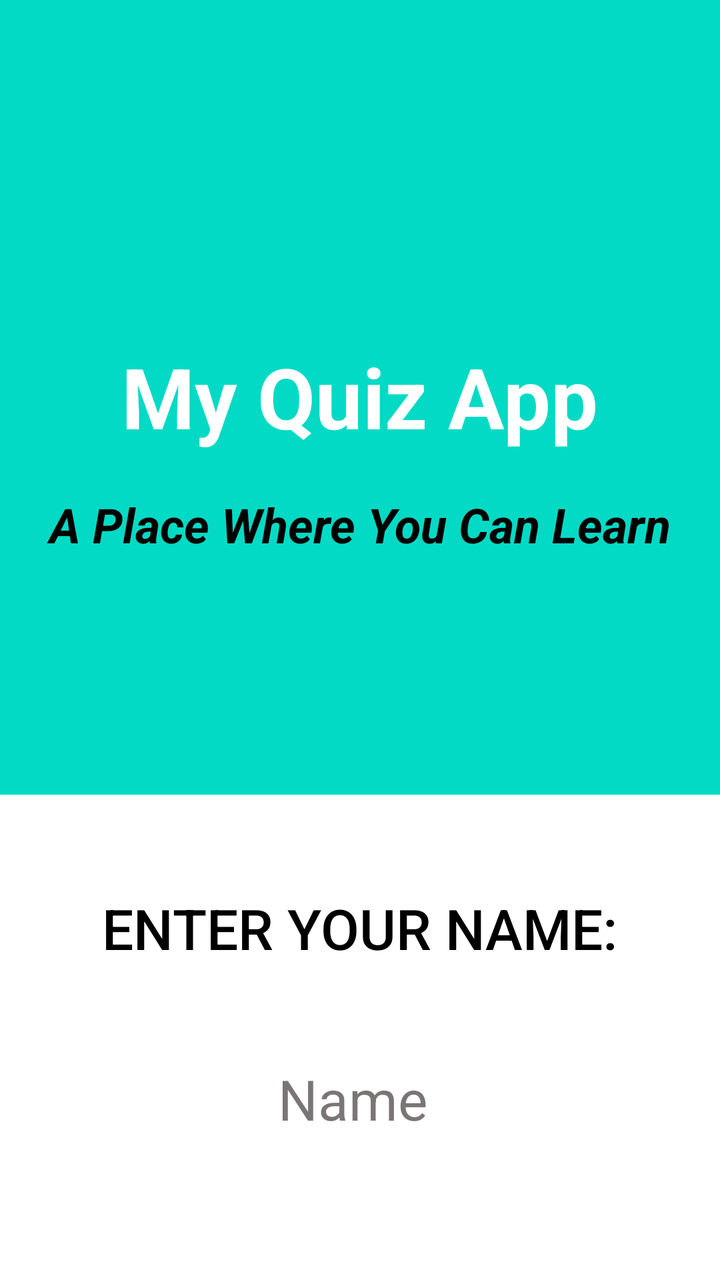
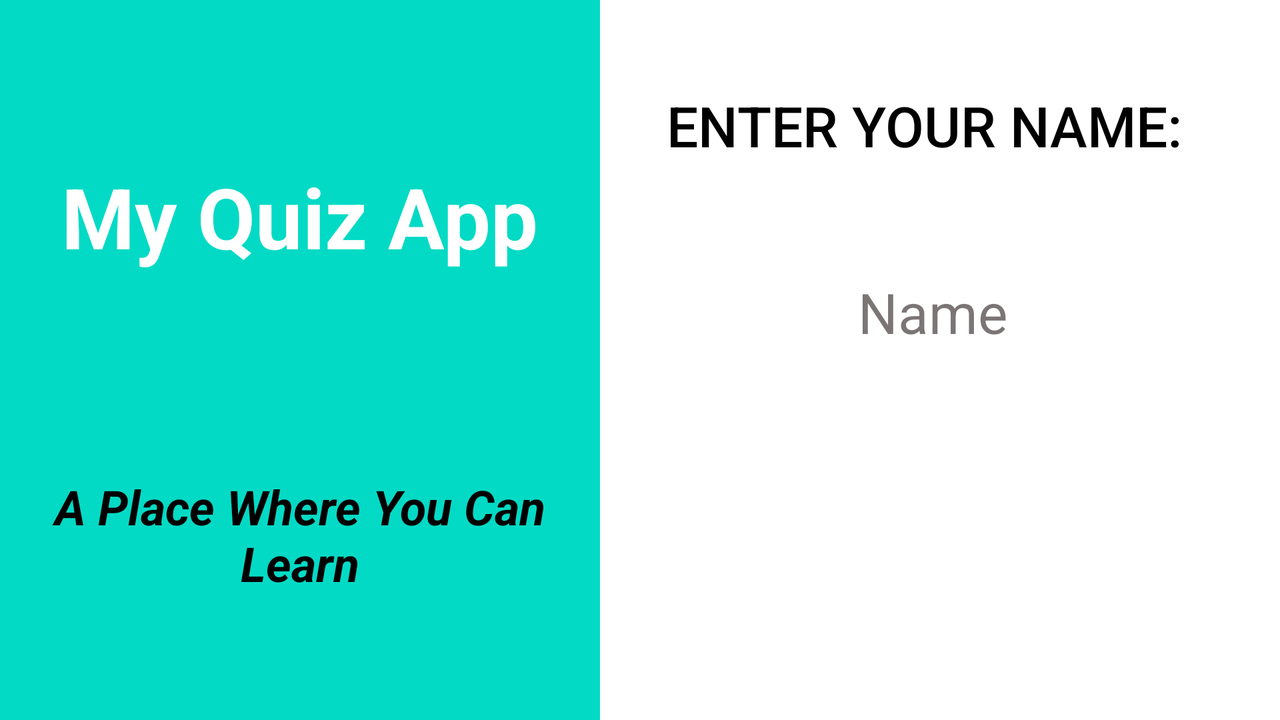

The same Android screen from two of the app's own layout files: first res/layout/ as a phone draws it, then the repository's variant for another configuration, drawn on a device whose configuration selects that folder. Both files follow.
<!-- AndroidManifest.xml: application theme Theme.AppDevTask1 -->
<!-- res/layout/activity_main.xml -->
<?xml version="1.0" encoding="utf-8"?>
<androidx.constraintlayout.widget.ConstraintLayout xmlns:android="http://schemas.android.com/apk/res/android"
    xmlns:app="http://schemas.android.com/apk/res-auto"
    xmlns:tools="http://schemas.android.com/tools"
    android:layout_width="match_parent"
    android:layout_height="match_parent"
    tools:context=".MainActivity">

    <FrameLayout
        android:id="@+id/frameLayout2"
        android:layout_width="0dp"
        android:layout_height="0dp"
        android:background="#03DAC5"
        app:layout_constraintBottom_toTopOf="@+id/textView"
        app:layout_constraintEnd_toEndOf="parent"
        app:layout_constraintStart_toStartOf="parent"
        app:layout_constraintTop_toTopOf="parent">

        <TextView
            android:id="@+id/textView2"
            android:layout_width="wrap_content"
            android:layout_height="wrap_content"
            android:layout_gravity="center_horizontal"
            android:layout_marginTop="170dp"
            android:text="My Quiz App"
            android:textColor="@android:color/white"
            android:textSize="42dp"
            android:textStyle="bold" />

        <TextView
            android:id="@+id/textView4"
            android:layout_width="match_parent"
            android:layout_height="wrap_content"
            android:layout_marginTop="230dp"
            android:gravity="center"
            android:padding="16dp"
            android:text="A Place Where You Can Learn"
            android:textColor="#000000"
            android:textSize="24sp"
            android:textStyle="bold|italic" />

    </FrameLayout>

    <Button
        android:id="@+id/startBtn"
        style="@style/Widget.AppCompat.Button"
        android:layout_width="wrap_content"
        android:layout_height="wrap_content"
        android:layout_marginBottom="64dp"
        android:background="@drawable/rounded_corners"
        android:shadowColor="#018786"
        android:text="NEXT"
        android:textAppearance="@style/TextAppearance.AppCompat.Display1"
        android:textColor="#000000"
        android:visibility="gone"
        app:backgroundTint="#5AEDBE"
        app:layout_constraintBottom_toBottomOf="parent"
        app:layout_constraintEnd_toEndOf="parent"
        app:layout_constraintStart_toStartOf="parent" />

    <TextView
        android:id="@+id/textView"
        android:layout_width="wrap_content"
        android:layout_height="wrap_content"
        android:layout_marginTop="32dp"
        android:layout_marginBottom="16dp"
        android:background="@drawable/round_cor_text"
        android:paddingLeft="32dp"
        android:paddingTop="16dp"
        android:paddingRight="32dp"
        android:paddingBottom="16dp"
        android:shadowColor="#018786"
        android:text="ENTER YOUR NAME:"
        android:textAppearance="@style/TextAppearance.AppCompat.Body2"
        android:textColor="#FF000000"
        android:textSize="28dp"
        app:layout_constraintBottom_toTopOf="@+id/editTextTextPersonName"
        app:layout_constraintEnd_toEndOf="parent"
        app:layout_constraintStart_toStartOf="parent"
        app:layout_constraintTop_toBottomOf="@+id/frameLayout2" />

    <EditText
        android:id="@+id/editTextTextPersonName"
        android:layout_width="0dp"
        android:layout_height="wrap_content"
        android:layout_marginTop="8dp"
        android:layout_marginBottom="64dp"
        android:background="#FFFFFF"
        android:ems="10"
        android:gravity="center"
        android:hint="Name "
        android:inputType="textPersonName"
        android:paddingLeft="16dp"
        android:paddingTop="8dp"
        android:paddingRight="16dp"
        android:paddingBottom="8dp"
        android:shadowColor="#FF000000"
        android:textAllCaps="true"
        android:textAppearance="@style/TextAppearance.AppCompat.Body1"
        android:textColor="#FF000000"
        android:textColorHint="#8B0C0101"
        android:textSize="28sp"
        android:visibility="visible"
        app:layout_constraintBottom_toTopOf="@+id/startBtn"
        app:layout_constraintEnd_toEndOf="parent"
        app:layout_constraintHorizontal_bias="0.497"
        app:layout_constraintStart_toStartOf="parent"
        app:layout_constraintTop_toBottomOf="@+id/textView" />


</androidx.constraintlayout.widget.ConstraintLayout>
<!-- resources referenced by this layout -->
<resources>
  <!-- drawable round_cor_text (drawable) -->
  <?xml version="1.0" encoding="utf-8"?>
  <shape android:shape="rectangle" xmlns:android="http://schemas.android.com/apk/res/android">
      <corners android:radius="200dp" />
      <solid android:color="#FFFFFF"/>
  </shape>
  <!-- drawable rounded_corners (drawable) -->
  <?xml version="1.0" encoding="utf-8"?>
  <shape android:shape="rectangle" xmlns:android="http://schemas.android.com/apk/res/android">
      <corners android:radius="400dp" />
      <solid android:color="#5AEDBE"/>
  </shape>
  <style name="Theme.AppDevTask1" parent="Theme.MaterialComponents.DayNight.NoActionBar">
          
          <item name="colorPrimary">@color/purple_500</item>
          <item name="colorPrimaryVariant">@color/purple_700</item>
          <item name="colorOnPrimary">@color/white</item>
          
          <item name="colorSecondary">@color/teal_200</item>
          <item name="colorSecondaryVariant">@color/teal_700</item>
          <item name="colorOnSecondary">@color/black</item>
          
          <item name="android:statusBarColor" tools:targetApi="l">?attr/colorSecondary</item>
          
      </style>
</resources>
<!-- res/layout-land/activity_main.xml (the repository's variant of the layout above) -->
<!-- drawn on the phone turned sideways -->
<?xml version="1.0" encoding="utf-8"?>
<androidx.constraintlayout.widget.ConstraintLayout xmlns:android="http://schemas.android.com/apk/res/android"
    xmlns:app="http://schemas.android.com/apk/res-auto"
    xmlns:tools="http://schemas.android.com/tools"
    android:layout_width="match_parent"
    android:layout_height="match_parent"
    tools:context=".MainActivity">

    <FrameLayout
        android:id="@+id/frameLayout2"
        android:layout_width="300dp"
        android:layout_height="0dp"
        android:background="#03DAC5"
        app:layout_constraintStart_toStartOf="parent"
        app:layout_constraintTop_toTopOf="parent">

        <TextView
            android:id="@+id/textView2"
            android:layout_width="wrap_content"
            android:layout_height="wrap_content"
            android:layout_gravity="center_horizontal"
            android:layout_marginTop="80dp"
            android:text="My Quiz App"
            android:textColor="@android:color/white"
            android:textSize="42dp"
            android:textStyle="bold" />

        <TextView
            android:id="@+id/textView4"
            android:layout_width="match_parent"
            android:layout_height="235dp"
            android:layout_marginTop="150dp"
            android:gravity="center"
            android:padding="16dp"
            android:text="A Place Where You Can Learn"
            android:textColor="#000000"
            android:textSize="24sp"
            android:textStyle="bold|italic" />

    </FrameLayout>

    <Button
        android:id="@+id/startBtn"
        style="@style/Widget.AppCompat.Button"
        android:layout_width="wrap_content"
        android:layout_height="wrap_content"
        android:layout_marginTop="16dp"
        android:background="@drawable/rounded_corners"
        android:shadowColor="#018786"
        android:text="NEXT"
        android:textAppearance="@style/TextAppearance.AppCompat.Display1"
        android:textColor="#000000"
        android:visibility="invisible"
        app:backgroundTint="#5AEDBE"
        app:layout_constraintEnd_toEndOf="parent"
        app:layout_constraintHorizontal_bias="0.507"
        app:layout_constraintStart_toEndOf="@+id/frameLayout2"
        app:layout_constraintTop_toBottomOf="@+id/editTextTextPersonName" />

    <TextView
        android:id="@+id/textView"
        android:layout_width="wrap_content"
        android:layout_height="wrap_content"
        android:layout_marginTop="28dp"
        android:background="@drawable/round_cor_text"
        android:paddingLeft="8dp"
        android:paddingTop="16dp"
        android:paddingRight="8dp"
        android:paddingBottom="16dp"
        android:shadowColor="#018786"
        android:text="ENTER YOUR NAME:"
        android:textAppearance="@style/TextAppearance.AppCompat.Body2"
        android:textColor="#FF000000"
        android:textSize="28dp"
        app:layout_constraintEnd_toEndOf="parent"
        app:layout_constraintHorizontal_bias="0.385"
        app:layout_constraintStart_toEndOf="@+id/frameLayout2"
        app:layout_constraintTop_toTopOf="parent" />

    <EditText
        android:id="@+id/editTextTextPersonName"
        android:layout_width="0dp"
        android:layout_height="wrap_content"
        android:layout_marginTop="32dp"
        android:background="#FFFFFF"
        android:ems="10"
        android:gravity="center"
        android:hint="Name "
        android:inputType="textPersonName"
        android:paddingLeft="16dp"
        android:paddingTop="8dp"
        android:paddingRight="16dp"
        android:paddingBottom="8dp"
        android:shadowColor="#FF000000"
        android:textAllCaps="true"
        android:textAppearance="@style/TextAppearance.AppCompat.Body1"
        android:textColor="#FF000000"
        android:textColorHint="#8B0C0101"
        android:textSize="28sp"
        android:visibility="visible"
        app:layout_constraintEnd_toEndOf="parent"
        app:layout_constraintHorizontal_bias="0.307"
        app:layout_constraintStart_toEndOf="@+id/frameLayout2"
        app:layout_constraintTop_toBottomOf="@+id/textView" />

    <TextView
        android:id="@+id/textView12"
        android:layout_width="0dp"
        android:layout_height="wrap_content"
        android:background="#ffffff"
        android:gravity="center_horizontal"
        android:textColor="#000000"
        android:textSize="28sp"
        app:layout_constraintBottom_toBottomOf="parent"
        app:layout_constraintEnd_toEndOf="parent"
        app:layout_constraintHorizontal_bias="0.503"
        app:layout_constraintStart_toEndOf="@+id/frameLayout2"
        app:layout_constraintTop_toBottomOf="@+id/startBtn"
        app:layout_constraintVertical_bias="0.214" />


</androidx.constraintlayout.widget.ConstraintLayout>
